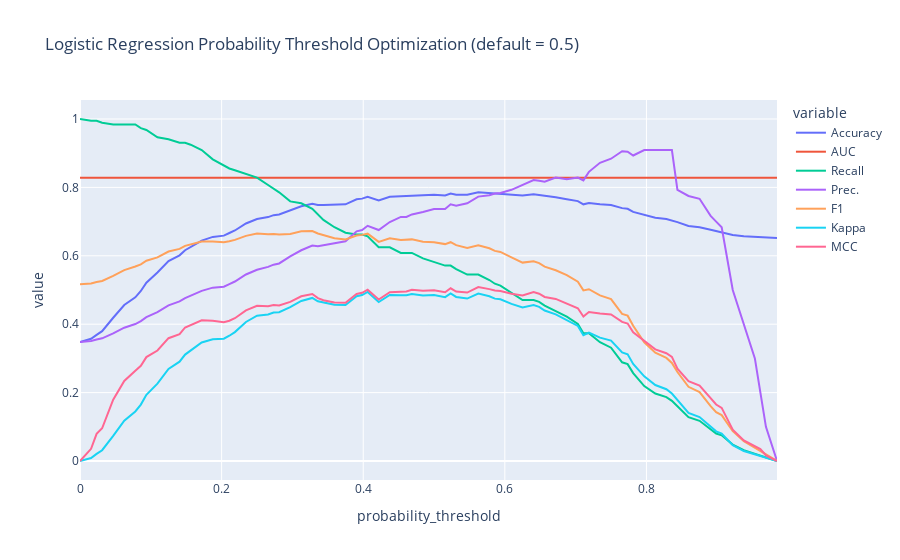

Here is the notebook cell this chart was saved with:
### Code cell
optPrecision = pcc.optimize_threshold(best, optimize='Precision')
pcc.plot_model(optPrecision, plot = 'confusion_matrix')
#Using precision optimization, the model minimizes false negatives at the expense of false positives
